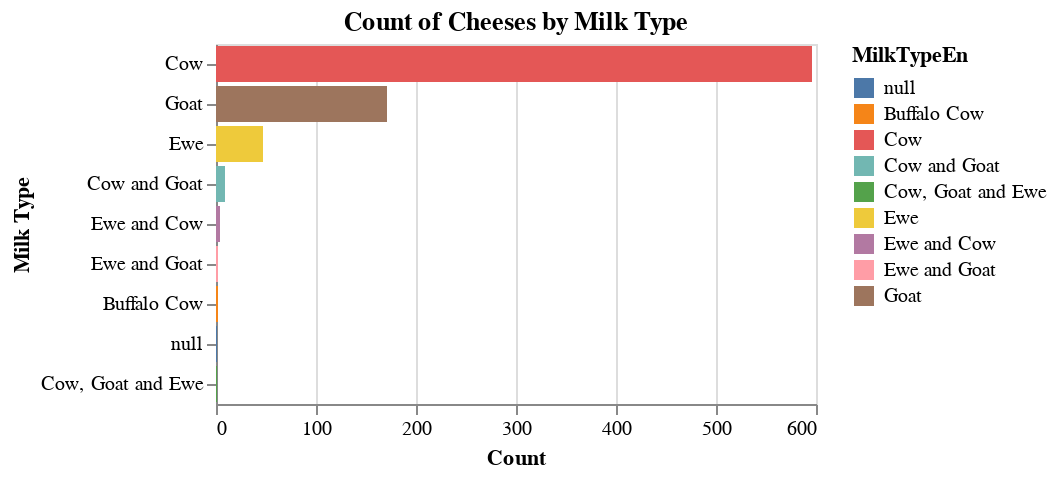

Source (notebook cell):
### Code cell
# Create a bar chart to visualize the count of cheeses by milk type:

milk_type_chart = alt.Chart(train_df).mark_bar().encode(
    x=alt.X('count()', title='Count'),
    y=alt.Y('MilkTypeEn', title='Milk Type', sort='-x'),
    color='MilkTypeEn'
).properties(
    title='Count of Cheeses by Milk Type'
)

milk_type_chart

### Figure 1 — Vega-Lite specification as saved in the notebook (floating-point values rounded to 4 significant figures; data arrays with more than 128 entries replaced by an {"elided": "..."} marker saying what was removed)
{"config": {"view": {"continuousWidth": 300, "continuousHeight": 300}}, "data": {"name": "data-37f5d52a96fc30c97e965a741c58d9aa"}, "mark": {"type": "bar"}, "encoding": {"color": {"field": "MilkTypeEn", "type": "nominal"}, "x": {"aggregate": "count", "title": "Count", "type": "quantitative"}, "y": {"field": "MilkTypeEn", "sort": "-x", "title": "Milk Type", "type": "nominal"}}, "title": "Count of Cheeses by Milk Type", "$schema": "https://vega.github.io/schema/vega-lite/v5.20.1.json", "datasets": {"data-37f5d52a96fc30c97e965a741c58d9aa": {"elided": "833 records"}}}
